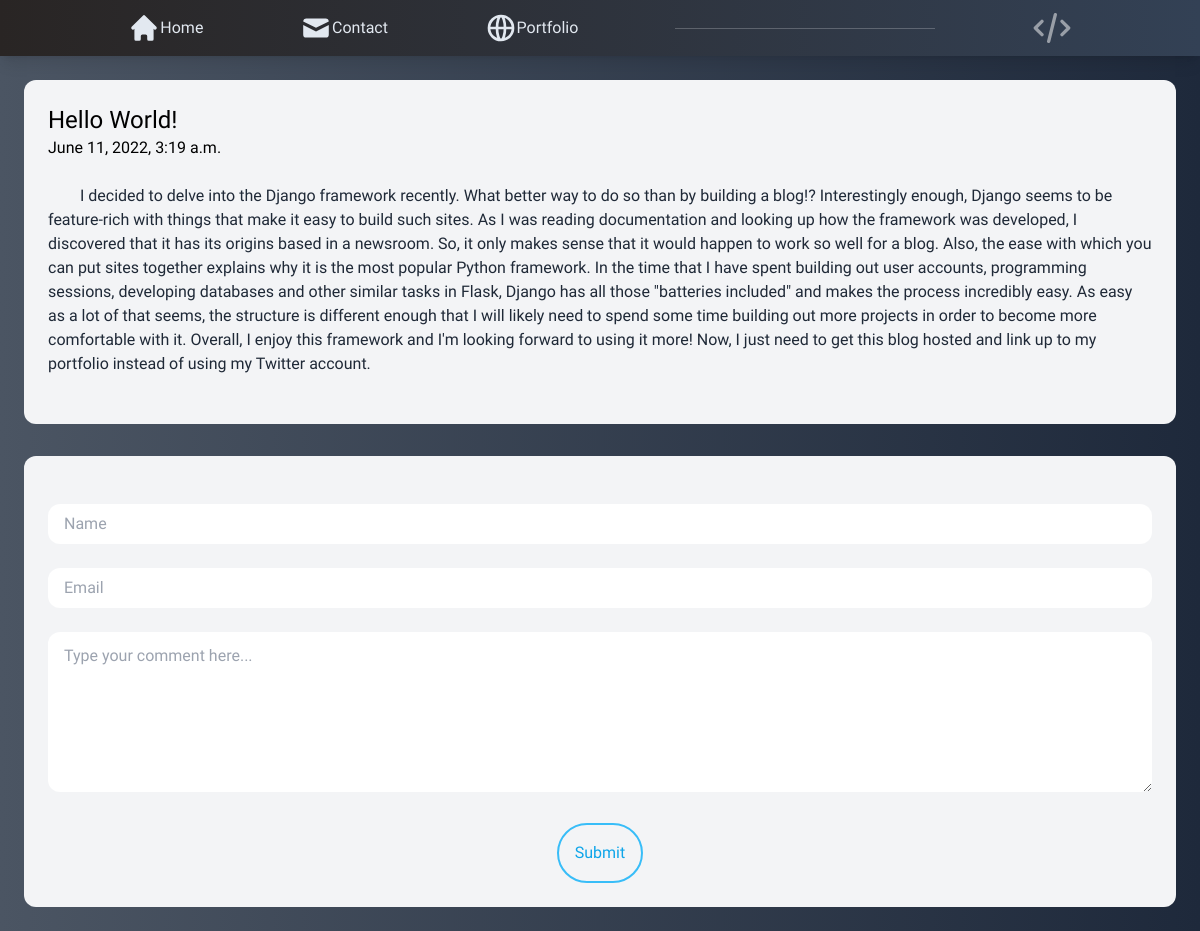
The page /hello-world/ on the database as committed earlier.
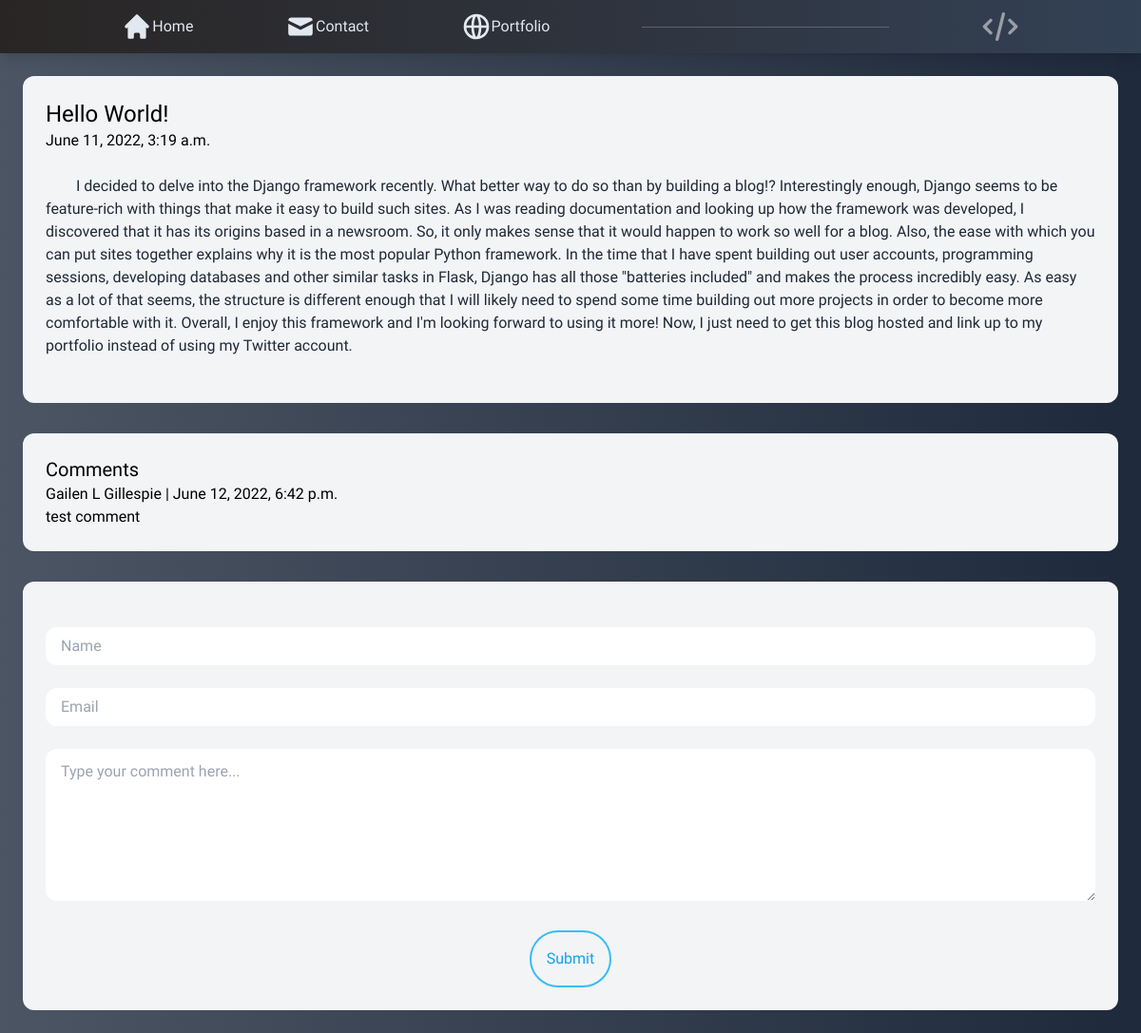
The same page on the database as committed later.
### post/models.py (models this page shows)
class Comment(models.Model):
    post = models.ForeignKey(Post, related_name='comments', on_delete=models.CASCADE)
    name = models.CharField(max_length=255)
    email = models.EmailField(max_length=255)
    comment = models.TextField()
    created_at = models.DateTimeField(auto_now_add=True)

### post/views.py (the view, shortened to what this page needs)
# urls.py: path('<slug:slug>/', views.post_detail, name='post_detail'),
def post_detail(request, slug):
    post = get_object_or_404(Post, slug=slug)
    return render(request, 'post/detail.html', {'post': post})

### post/templates/post/detail.html (shortened to what this page needs)
{% extends 'post/blog.html' %}
{% block content %}
<article class="p-6 bg-gray-100 rounded-xl">
    <h2 class="text-2xl">
        {{post.title}}
    </h2>
         <h2>
        {{post.created_at}}
         </h2>
    <p class="text-gray-800 indent-8 py-6">
        {{post.body | safe}}
    </p>
</article>
{% for comment in post.comments.all %}
<div class="p-6 bg-gray-100 rounded-xl">
    <h2 class="text-xl">
        Comments
    </h2>
    <div>
        <p>{{comment.name}} | {{comment.created_at}}</p>
        <p>{{comment.comment}}</p>
    </div>
</div>
{% endfor %}
    <div class="p-6 bg-gray-100 rounded-xl">
    <form action="." method="post" class="space-y-6">
        <div>
            <input placeholder="Name" type="text" name="name" class="py-2 px-4 rounded-xl bg-white w-full">
        </div>
        <div>
            <input placeholder="Email" type="text" name="email" class="py-2 px-4 rounded-xl bg-white w-full">
        </div>
        <div>
            <textarea placeholder="Type your comment here..." type="text" id="comment" name="comment" class="py-3 px-4 h-40 rounded-xl bg-white w-full"></textarea>
        </div>
        <div class="grid justify-items-center">
            <button class="rounded-full border-solid border-2 border-sky-400 text-sky-500 p-4 transition ease-in-and-out hover:shadow-lg">Submit</button>
        </div>
    </form>
</div>
    {% endblock %}

Rows that differ between the two databases and show on the page:
added Comment: name "Gailen L Gillespie", created_at "June 12, 2022, 6:42 p.m.", comment "test comment"
